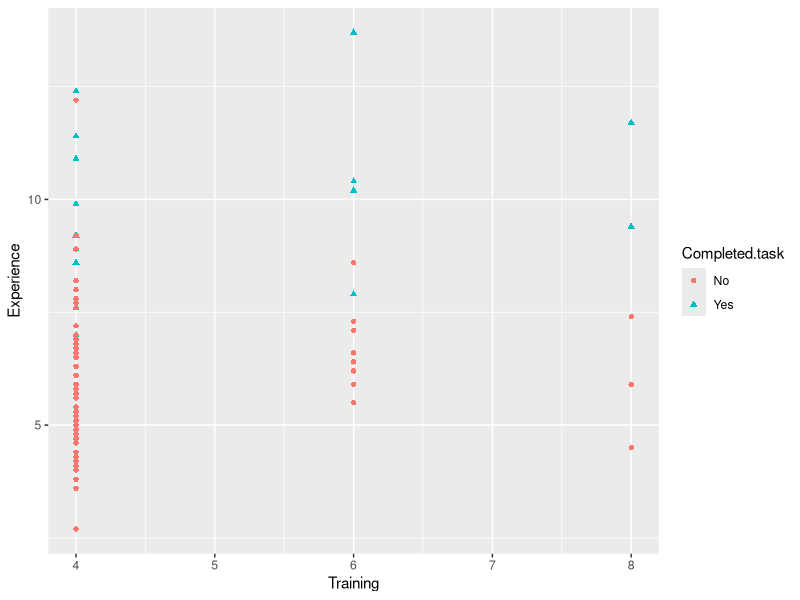

Here is the R script that generated this plot: (Note: this script raises an error after producing the figure.)
## ---- chunk 1
knitr::opts_chunk$set(echo = TRUE)
## ---- chunk 2
library(dplyr)
library(ggplot2)
library(caret)
## ---- chunk 3
Sys_Data<- read.csv("SystemAdministrators.csv")
## ---- chunk 4
names(Sys_Data)
glimpse(Sys_Data)
head(Sys_Data,10)
tail(Sys_Data,10)
## ---- chunk 5
Answer1<- ggplot(Sys_Data , aes(Training,Experience,color  = Completed.task , shape = Completed.task)) + geom_point()
Answer1
## ---- chunk 6

logit.reg <- glm(Completed.task ~ ., data = Sys_Data, family = "binomial")
logit.reg.pred <- predict(logit.reg, Sys_Data, type = "response")

summary(logit.reg)

levels(Sys_Data$Completed.task)<- c(FALSE ,TRUE)

Conf_matrix<-table(logit.reg.pred> 0.5,Sys_Data$Completed.task)
Conf_matrix

## ---- chunk 7
Conf_matrix[1,2]/sum(Conf_matrix[,2])
## ---- chunk 8
Find_exp<- function(Training,p,model_logit) {
EXP<- (log(p/(1-p)) - coef(model_logit)["(Intercept)"] - coef(model_logit)["Training"]*Training)/coef(model_logit)["Experience"]
return(EXP)
}

Experience<- Find_exp(6,0.6,logit.reg)
Experience 
                                  
